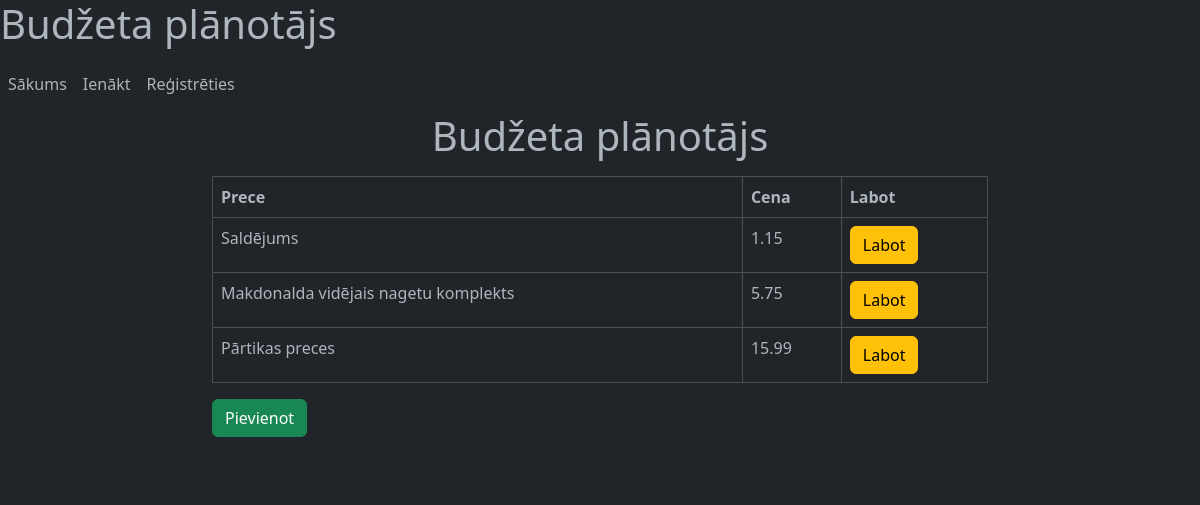
The page /budzeta_planotajs on the database as committed earlier.
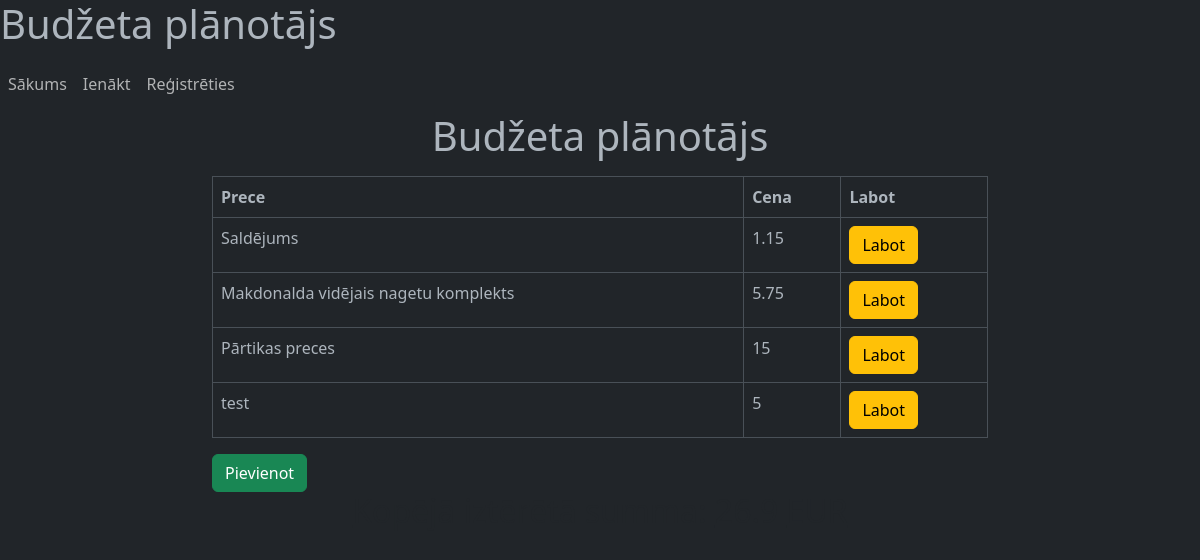
The same page on the database as committed later.
### tables this page shows
CREATE TABLE "planotajs" (
	"id"	INTEGER,
	"prece"	BLOB,
	"cena"	NUMERIC,
	"liet_id"	INTEGER,
	"kategorija"	INTEGER,
	PRIMARY KEY("id" AUTOINCREMENT),
	FOREIGN KEY("kategorija") REFERENCES "kategorija"("id")
);

### app.py (the view)
@app.route("/budzeta_planotajs")
def budzeta_planotajs():
    conn = savienot()
    planotajs = conn.execute(
        'SELECT *FROM planotajs').fetchall()
    summa = conn.execute("SELECT SUM(cena) FROM planotajs").fetchone()[0]
    conn.close()
    return render_template('budzeta_planotajs.html', planotajs=planotajs, summa=summa)

### app.py (called while the page is built)
def savienot(id=None):
    conn = sqlite3.connect('planotajs.db')
    conn.row_factory = sqlite3.Row
    if id:
        return conn.execute("SELECT * FROM planotajs WHERE id = ?", (id,))
    return conn

### templates/budzeta_planotajs.html (shortened to what this page needs)
{% extends "base.html" %}
{% block content %}
    <figure class="text-center">
    <h1>{% block title %} Budžeta plānotājs {% endblock %}</h1>
    </figure>
    <table class="table table-bordered">
        <thead>
            <tr>
                <th scope="col">Prece</th>
                <th scope="col">Cena</th>
                <th scope="col">Labot</th>
            </tr>
        </thead>
        <tbody>
            {% for viensplanotajs in planotajs %}
                <tr>
                    <td>{{ viensplanotajs["prece"]}}</td>
                    <td>{{ viensplanotajs["cena"]}}</td>
                    <td>
                        <a href="{{ url_for('labot', id=viensplanotajs['id']) }}" class="link-dark">
                            <button class="btn btn-warning">Labot</button>
                    </td>
                </tr>
            {% endfor %}
        </tbody>
    </table>
    <a href="{{ url_for('jauns_planotajs')}}" class="link-dark">
        <button class="btn btn-success">Pievienot</button>
    <figure class="text-center">
    <h2> Kopējā iztērētā summa: {{ summa }} EUR</h2>
    </figure>
{% endblock %}

Rows that differ between the two databases and show on the page:
changed planotajs "Pārtikas preces": cena "15.99" → "15"
added planotajs: prece "test", cena "5"
